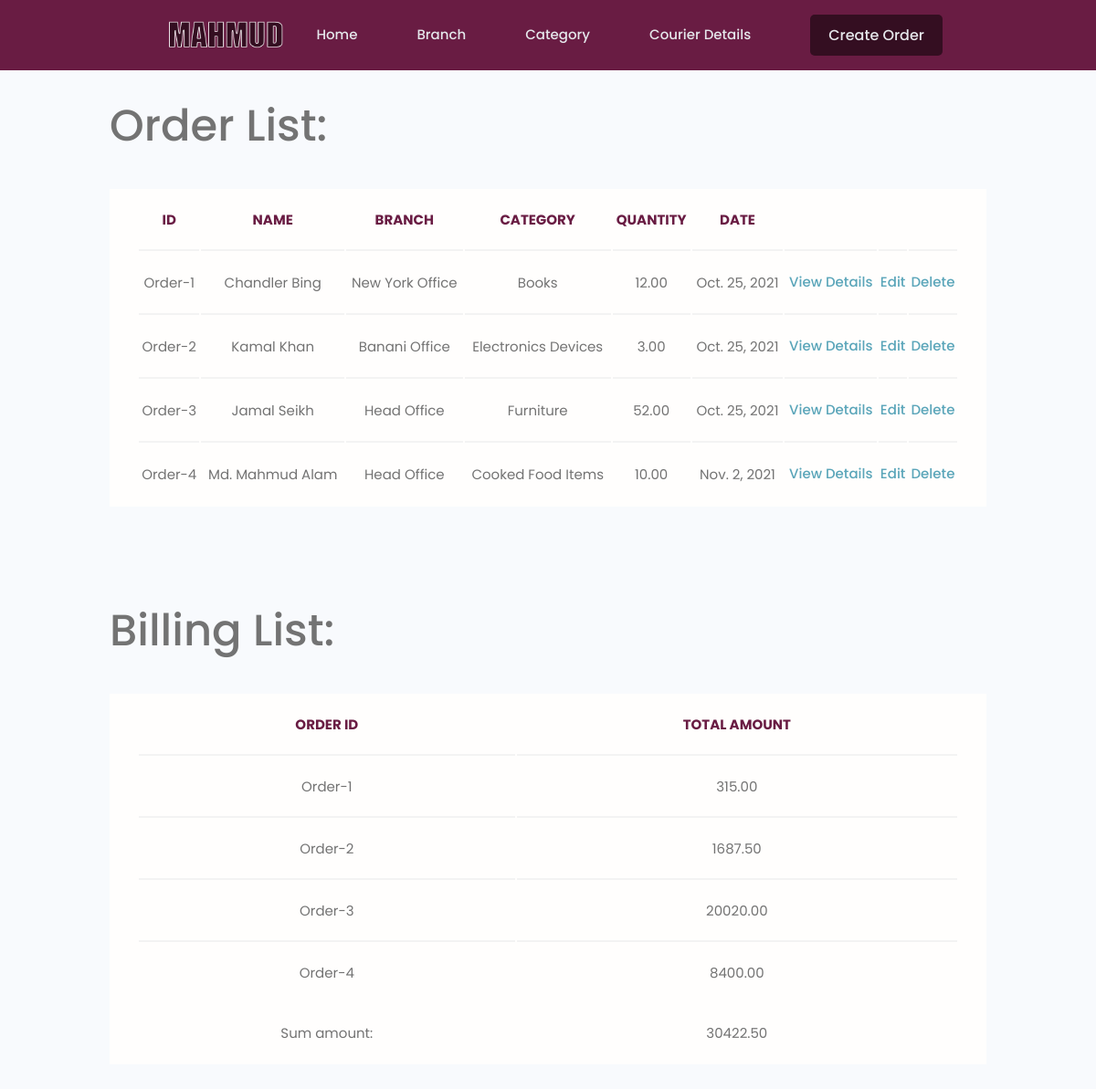
Screenshot of /courier-details/ with the database file from the repository.
### category/models.py (models this page shows, shortened)
class Order(models.Model):
    GENDER_TYPE = (
        ('male','male'),
        ('female','female'),
        ('others','others')
    )
    order_id = models.CharField(max_length=20, unique=True, primary_key=True, default='Order-')
    customer_name = models.CharField(max_length=200)
    customer_image = models.ImageField(null=True, blank=True, default='default.jpg')
    customer_phone = models.CharField(max_length=200, null=True,blank=True, default='+880')
    customer_address = models.TextField(null=True,blank=True)
    customer_gender = models.CharField(max_length=50,choices=GENDER_TYPE, null=True,blank=True)
    branch_name = models.ForeignKey(Branch, on_delete=models.CASCADE)
    category = models.ForeignKey(Category, on_delete=models.CASCADE)
    quantity = models.DecimalField(max_digits=10, decimal_places=2, default=1)
    order_date = models.DateField(("Date"), default=date.today)
    recipient_name = models.CharField(max_length=200)
    recipient_image = models.ImageField(null=True, blank=True, default='default.jpg')
    recipient_phone = models.CharField(max_length=200, null=True,blank=True, default='+880')
    recipient_address = models.TextField(null=True,blank=True)
    recipient_gender = models.CharField(max_length=50,choices=GENDER_TYPE, null=True,blank=True)
    delivery_date  = models.DateField(("Date"), default=date.today)
    created = models.DateTimeField(auto_now_add=True) #save time once when created
    updated = models.DateTimeField(auto_now=True) #save time every time when updated
    def __str__(self):
        return self.order_id

class Branch(models.Model):
    branch_id = models.UUIDField(default=uuid.uuid4, unique=True, primary_key=True, editable=False)
    branch_name = models.CharField(max_length=200, unique=True)
    branch_address = models.TextField(null=True,blank=True, unique=True)
    date_opened = models.DateField(null=True,blank=True)
    branch_revenue = models.DecimalField(max_digits=20, decimal_places=2, null=True,blank=True)
    def __str__(self):
        return self.branch_name

class Category(models.Model):
    category_id = models.UUIDField(default=uuid.uuid4, unique=True, primary_key=True, editable=False)
    category_name = models.CharField(max_length=200, unique=True)
    category_description = models.TextField(null=True,blank=True)
    category_image = models.ImageField(null=True, blank=True, default='default.jpg')
    category_quantity = models.DecimalField(max_digits=10, decimal_places=2, default=1)
    packaging_charge = models.DecimalField(max_digits=10, decimal_places=2)
    delivery_charge = models.DecimalField(max_digits=10, decimal_places=2)
    category_vat = models.DecimalField(max_digits=10, decimal_places=2, default=5)
    category_created = models.DateTimeField(auto_now_add=True)
    def __str__(self):
        return self.category_name

class Billing(models.Model):
    STATUS_TYPE = (
        ('Paid','Paid'),
        ('Unpaid','Unpaid'),
    )
    billing_id = models.UUIDField(default=uuid.uuid4, unique=True, primary_key=True,  editable=False)
    order_id = models.OneToOneField(Order, on_delete=models.CASCADE)
    total_amount = models.DecimalField(max_digits=10, decimal_places=2)
    status = models.CharField(max_length=50,choices=STATUS_TYPE, default='Unpaid')

### category/views.py (the view)
# urls.py: path('courier-details/', views.courierDetails, name='courier-details'),
def courierDetails(req):
    order = Order.objects.all()
    billing = Billing.objects.all()
    sumAmount=0
    for i in billing:
        sumAmount += i.total_amount
    context = {'order':order,'billing':billing, 'sumAmount':sumAmount}
    return render(req,'category/courier-details.html',context)

### category/templates/category/courier-details.html (shortened to what this page needs)
<!DOCTYPE html>
{% extends 'main.html' %}
    {% block content %}
    <div class="container top-padding">
        <h1>Order List:</h1>
        <table class="table">
            <thead class="table-title">
                <tr>
                    <th>ID</th>
                    <th>Name</th>
                    <th>Branch</th>
                    <th>Category</th>
                    <th>Quantity</th>
                    <th>Date</th>
                    <th></th>
                    <th></th>
                    <th></th>
                </tr>
            </thead>
            <tbody>
                {% for i in order %}
                <tr>
                    <td>{{i.order_id}}</td>
                    <td>{{i.customer_name}}</td>
                    <td>{{i.branch_name}}</td>
                    <td>{{i.category}}</td>
                    <td>{{i.quantity}}</td>
                    <td>{{i.order_date}}</td>
                    <td><a href="{% url 'view-order-details' i.order_id%}">View Details</a></td>
                    <td><a href="{% url 'update-order-form' i.order_id%}">Edit</a></td>
                    <td><a href="{% url 'delete-order-form' i.order_id%}">Delete</a></td>
                </tr>
                {%endfor%}
            </tbody>
        </table>
        <br><br>
        <h1>Billing List:</h1>
        <table class="table">
            <thead class="table-title">
                <tr>
                    <th>Order ID</th>
                    <th>Total Amount</th>
                </tr>
            </thead>
            <tbody>
                {% for i in billing %}
                <tr>
                    <td>{{i.order_id}}</td>
                    <td>{{i.total_amount}}</td>
                </tr>
                {%endfor%}
            </tbody>
            <tbody>
                <tr>
                    <td>Sum amount: </td>
                    <td>{{sumAmount}}</td>
                </tr>
            </tbody>
        </table>
    </div>
    {% endblock content %}

### static/styles/app.css (style rules this page uses)
body { margin: 0; padding: 0; }
:root { --color-sub: #2d2d39; }
.top-padding { padding-top: 100px; }
.table-title { text-transform: uppercase; font-weight: 700; color: #691c43; }
.table { width: 100%; margin-top: 3rem; margin-bottom: 5rem; padding: 0 3rem; background: var(--color-white); }
.table tr { width: 100%; }
.table tr > td { padding: 2rem 0; text-align: center; }
.table tr:not(:last-child) td { border-bottom: 2px solid var(--color-white-light); }
.table tr th { border-bottom: 2px solid var(--color-white-light); padding: 20px 0; }

### static/uikit/styles/modules/_variables.css (style rules this page uses)
:root { --color-main: #5aa5b9; --color-main-light: #e6faff; --color-sub: #3f4156; --color-sub-light: #51546e; --color-sub-lighter: #ededfd; --color-text: #737373; --color-gray: #8b8b8b; --color-light: #e5e7eb; --color-light-gray: #767676; --color-bg: #f8fafd; --color-white: #fffefd; --color-white-light: #f3f3f3; --color-success: #359e64; --color-success-bg: #def8e8; --color-error: #fc4b0b; --color-error-bg: #fff2ee; --font-base: 'Poppins', arial, helvetica, 'Segoe UI', roboto, ubuntu, sans-serif; --font-monospace: 'Fira Code', 'Courier New', courier, monospace; --font-regular: 300; --font-medium: 500; --font-bold: 700; --generic-shadow: 1px 1px 5px #00000010; --generic-transition: all 0.3s ease-in-out; }

### static/uikit/styles/modules/_base.css (style rules this page uses)
* { margin: 0; padding: 0; box-sizing: border-box; text-rendering: optimizeLegibility; color: inherit; font-size: inherit; }
html { font-size: 50%; }
@media only screen and (min-width: 480px) { html { font-size: 56.25%; } }
@media only screen and (min-width: 1200px) { html { font-size: 62.5%; } }
body { line-height: 1.6; font-weight: 400; font-size: 1.5rem; color: var(--color-text); background-color: var(--color-bg); min-height: 100vh; }

### static/uikit/styles/modules/_typography.css (style rules this page uses)
* { font-family: var(--font-base); }
h1 { font-size: 4.8rem; font-weight: var(--font-medium); }
a { padding-bottom: 2px; text-decoration: none; display: inline-block; color: var(--color-main); font-weight: var(--font-medium); }

### static/uikit/styles/modules/_utilities.css (style rules this page uses)
.container { width: 92%; max-width: 165rem; margin: 0 auto; box-sizing: border-box; }
@media screen and (min-width: 1000px) { .container { width: 90%; } }
@media screen and (min-width: 1200px) { .container { width: 80%; } }

### rows the page displays
Order: order_id "Order-1", customer_name "Chandler Bing", branch_name "New York Office", category "Books", quantity "12.00", order_date "Oct. 25, 2021"
Order: order_id "Order-2", customer_name "Kamal Khan", branch_name "Banani Office", category "Electronics Devices", quantity "3.00", order_date "Oct. 25, 2021"
Order: order_id "Order-3", customer_name "Jamal Seikh", branch_name "Head Office", category "Furniture", quantity "52.00", order_date "Oct. 25, 2021"
Order: order_id "Order-4", customer_name "Md. Mahmud Alam", branch_name "Head Office", category "Cooked Food Items", quantity "10.00", order_date "Nov. 2, 2021"
Billing: order_id "Order-1", total_amount "315.00"
Billing: order_id "Order-2", total_amount "1687.50"
Billing: order_id "Order-3", total_amount "20020.00"
Billing: order_id "Order-4", total_amount "8400.00"

### other values shown
{{ sumAmount }} "30422.50"
